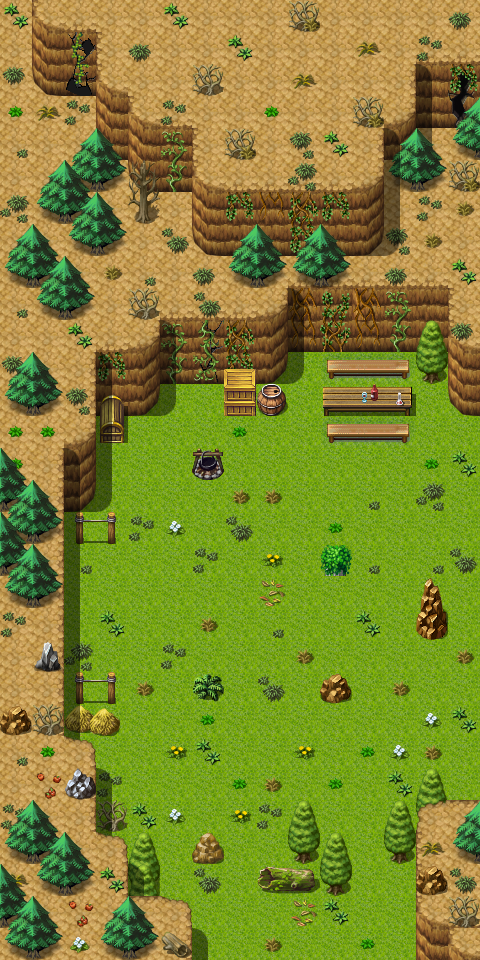

This is a level from a 2D game, rendered from its Tiled map with the project's own tilesets. A one-line summary and the map file follow, with tile-layer data summarised:
An orthogonal 15x30 tile map with 32x32 px tiles, 3 tile layers (Ground, Objects, Above), 1 hidden layer not drawn, 21 tilesets and 11 objects (7x spawn, 2x mapchange, 2x script).

<map version="1.0" orientation="orthogonal" width="15" height="30" tilewidth="32" tileheight="32">
    <properties>
        <property name="outdoors" value="1" />
    </properties>
    <tileset firstgid="1" name="map_25" tilewidth="32" tileheight="32">
        <image source="../drawable/map_25.png" width="256" height="256" />
    </tileset>
    <tileset firstgid="65" name="map_21" tilewidth="32" tileheight="32">
        <image source="../drawable/map_21.png" width="256" height="256" />
    </tileset>
    <tileset firstgid="129" name="map_6" tilewidth="32" tileheight="32">
        <image source="../drawable/map_6.png" width="256" height="256" />
    </tileset>
    <tileset firstgid="193" name="map_5" tilewidth="32" tileheight="32">
        <image source="../drawable/map_5.png" width="256" height="256" />
    </tileset>
    <tileset firstgid="257" name="map_7" tilewidth="32" tileheight="32">
        <image source="../drawable/map_7.png" width="256" height="256" />
    </tileset>
    <tileset firstgid="321" name="map_0" tilewidth="32" tileheight="32">
        <image source="../drawable/map_0.png" width="256" height="256" />
    </tileset>
    <tileset firstgid="385" name="map_1" tilewidth="32" tileheight="32">
        <image source="../drawable/map_1.png" width="256" height="256" />
    </tileset>
    <tileset firstgid="449" name="map_3" tilewidth="32" tileheight="32">
        <image source="../drawable/map_3.png" width="256" height="256" />
    </tileset>
    <tileset firstgid="513" name="map_4" tilewidth="32" tileheight="32">
        <image source="../drawable/map_4.png" width="256" height="256" />
    </tileset>
    <tileset firstgid="577" name="map_17" tilewidth="32" tileheight="32">
        <image source="../drawable/map_17.png" width="256" height="256" />
    </tileset>
    <tileset firstgid="641" name="map_2" tilewidth="32" tileheight="32">
        <image source="../drawable/map_2.png" width="256" height="256" />
    </tileset>
    <tileset firstgid="705" name="map_28" tilewidth="32" tileheight="32">
        <image source="../drawable/map_28.png" width="256" height="256" />
    </tileset>
    <tileset firstgid="769" name="map_34" tilewidth="32" tileheight="32">
        <image source="../drawable/map_34.png" width="256" height="256" />
    </tileset>
    <tileset firstgid="833" name="map_9" tilewidth="32" tileheight="32">
        <image source="../drawable/map_9.png" width="256" height="256" />
    </tileset>
    <tileset firstgid="897" name="map_10" tilewidth="32" tileheight="32">
        <image source="../drawable/map_10.png" width="256" height="256" />
    </tileset>
    <tileset firstgid="961" name="map_27" tilewidth="32" tileheight="32">
        <image source="../drawable/map_27.png" width="256" height="256" />
    </tileset>
    <tileset firstgid="1025" name="map_18" tilewidth="32" tileheight="32">
        <image source="../drawable/map_18.png" width="256" height="256" />
    </tileset>
    <tileset firstgid="1089" name="map_31" tilewidth="32" tileheight="32">
        <image source="../drawable/map_31.png" width="256" height="256" />
    </tileset>
    <tileset firstgid="1153" name="map_11" tilewidth="32" tileheight="32">
        <image source="../drawable/map_11.png" width="256" height="256" />
    </tileset>
    <tileset firstgid="1217" name="map_24" tilewidth="32" tileheight="32">
        <image source="../drawable/map_24.png" width="256" height="256" />
    </tileset>
    <tileset firstgid="1281" name="map_32" tilewidth="32" tileheight="32">
        <image source="../drawable/map_32.png" width="256" height="256" />
    </tileset>
    <layer name="Ground" width="15" height="30">
        <data>[450 cells, 450 non-empty, 12 distinct tile ids]</data>
    </layer>
    <layer name="Objects" width="15" height="30">
        <data>[450 cells, 234 non-empty, 73 distinct tile ids]</data>
    </layer>
    <layer name="Above" width="15" height="30">
        <data>[450 cells, 84 non-empty, 19 distinct tile ids]</data>
    </layer>
    <layer name="Walkable" width="15" height="30" visible="0">
        <data>[450 cells, 154 non-empty, 1 distinct tile ids]</data>
    </layer>
    <objectgroup name="Mapevents" visible="0">
        <object name="south" type="mapchange" x="192" y="928" width="224" height="32">
            <properties>
                <property name="map" value="guynmart_wood_5" />
                <property name="place" value="north1" />
            </properties>
        </object>
        <object name="east" type="mapchange" x="448" y="192" width="32" height="608">
            <properties>
                <property name="map" value="guynmart_wood_3" />
                <property name="place" value="west" />
            </properties>
        </object>
        <object name="guynmart_s_rope_r1" type="script" x="416" y="192" width="32" height="608" />
        <object name="guynmart_s_pguard2" type="script" x="192" y="896" width="224" height="32" />
    </objectgroup>
    <objectgroup name="Spawn" visible="0">
        <object name="guynmart_cguard" type="spawn" x="128" y="384" width="64" height="64">
            <properties>
                <property name="spawngroup" value="guynmart_cguard" />
            </properties>
        </object>
        <object name="guynmart_pguard" type="spawn" x="96" y="416" width="160" height="96">
            <properties>
                <property name="quantity" value="3" />
                <property name="spawngroup" value="guynmart_pguard" />
            </properties>
        </object>
        <object name="guynmart_horse" type="spawn" x="64" y="544" width="64" height="128">
            <properties>
                <property name="quantity" value="4" />
                <property name="spawngroup" value="guynmart_horse" />
            </properties>
        </object>
        <object name="forestboar4" type="spawn" x="96" y="800" width="320" height="96">
            <properties>
                <property name="spawngroup" value="forestboar4" />
            </properties>
        </object>
        <object name="forestwolf1" type="spawn" x="0" y="96" width="224" height="256">
            <properties>
                <property name="spawngroup" value="forestwolf1" />
            </properties>
        </object>
        <object name="guynmart_pguard2" type="spawn" x="192" y="896" width="224" height="32">
            <properties>
                <property name="spawngroup" value="guynmart_pguard2" />
            </properties>
        </object>
        <object name="guynmart_pguard3" type="spawn" x="352" y="352" width="32" height="32">
            <properties>
                <property name="spawngroup" value="guynmart_pguard3" />
            </properties>
        </object>
    </objectgroup>
    <objectgroup name="Keys" visible="0" />
    <objectgroup name="Replace" visible="0" />
</map>
